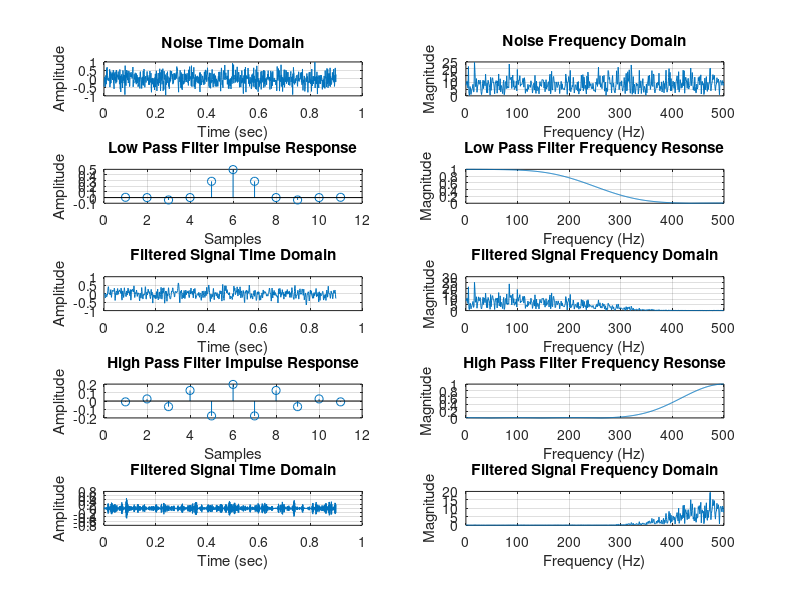

Source code (MATLAB):
clc; close all; clear all;
j = sqrt(-1);

Fs = 1000; % Sampling rate (Hz)
Ts = 1/Fs; % Time spacing between samples
duration = 900; % Number of points in our time domain signal
nfft = 1024; % Make sure this is greater than duration
t = (0:(duration-1)).*Ts; % Create a time vector of length duration and spacing of Ts
f = (0:(nfft/2-1)).*Fs./nfft; % Frequency Vector

%Generates noise as input signal
noise = randn(1,duration); %n(t)
noise = noise ./ max(noise); %Amplitude scaling
NOISE = fft(noise,nfft);

%Plots
subplot(521);
plot(t,noise); grid on;
title('Noise Time Domain');
ylabel('Amplitude'); xlabel('Time (sec)');
subplot(522);
plot(f,abs(NOISE(1:nfft/2))); grid on;
title('Noise Frequency Domain');
ylabel('Magnitude'); xlabel('Frequency (Hz)');

% Creates a Low Pass Filter
filter_order = 10;% The order of a filter is how complex it is
% Where you want the lowpass filter to start rolling off
cutoff_freq = 250; % Hz (must be less than Fs/2)
% Matlab's fir1() function wants the cutoff between 0 and 1, 1 being your sampling rate.
cutoff = cutoff_freq / (Fs/2); 
% Creates an FIR filter (digital filter) of a certain order and cutoff
lpf = fir1(filter_order,cutoff);
% Find the filter's frequency response
LPF = fft(lpf,nfft);

% Apply the LPF to the signal
% Time domain: the signal and LPF impulse response are convolved
% Freq domain: the signal FFT and LPF freq responses are multiplied
% Matlab has a built-in filter() function that convolves two signals and
% returns the result that is the same length as them
% Alternatively, you could do: 
% z = conv(lpf,noise)
% but you have to make sure you trim the result's length
l = filter(lpf,1,noise);
L = fft(l,nfft);

%Plots
subplot(523);
stem(lpf); grid on;
title('Low Pass Filter Impulse Response');
ylabel('Amplitude'); xlabel('Samples');
subplot(524);
plot(f,abs(LPF(1:nfft/2))); grid on;
title('Low Pass Filter Frequency Resonse');
ylabel('Magnitude'); xlabel('Frequency (Hz)');
subplot(525);
plot(t,l); grid on;
title('Filtered Signal Time Domain');
ylabel('Amplitude'); xlabel('Time (sec)');
subplot(526);
plot(f,abs(L(1:nfft/2))); grid on;
title('Filtered Signal Frequency Domain');
ylabel('Magnitude'); xlabel('Frequency (Hz)');

%%%%%%%%%%%%%%%%%%%%%%%%%%%%%%%%%%%%%%%%%%%%%%%%%%%%
% Where you want the lowpass filter to start rolling off
cutoff_freq = 450; % Hz (must be less than Fs/2)
% Matlab's fir1() function wants the cutoff between 0 and 1, 1 being your sampling rate.
cutoff = cutoff_freq / (Fs/2); 
% Creates an FIR filter (digital filter) of a certain order and cutoff
hpf = fir1(filter_order,cutoff,'high');
% Find the filter's frequency response
HPF = fft(hpf,nfft);

h = filter(hpf,1,noise);
H = fft(h,nfft);

%plots
subplot(527);
stem(hpf); grid on;
title('High Pass Filter Impulse Response');
ylabel('Amplitude'); xlabel('Samples');
subplot(528);
plot(f,abs(HPF(1:nfft/2))); grid on;
title('High Pass Filter Frequency Resonse');
ylabel('Magnitude'); xlabel('Frequency (Hz)');
subplot(529);
plot(t,h); grid on;
title('Filtered Signal Time Domain');
ylabel('Amplitude'); xlabel('Time (sec)');
subplot(5,2,10);
plot(f,abs(H(1:nfft/2))); grid on;
title('Filtered Signal Frequency Domain');
ylabel('Magnitude'); xlabel('Frequency (Hz)');
